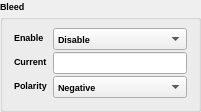
  <widget class="QGroupBox" name="bleed">
   <property name="geometry">
    <rect>
     <x>580</x>
     <y>280</y>
     <width>201</width>
     <height>91</height>
    </rect>
   </property>
   <property name="font">
    <font>
     <family>Microsoft YaHei UI</family>
     <pointsize>7</pointsize>
     <weight>75</weight>
     <bold>true</bold>
    </font>
   </property>
   <property name="title">
    <string>Bleed</string>
   </property>
   <layout class="QVBoxLayout" name="verticalLayout_10">
    <item>
     <layout class="QFormLayout" name="bleedLayout">
      <property name="horizontalSpacing">
       <number>6</number>
      </property>
      <property name="verticalSpacing">
       <number>2</number>
      </property>
      <item row="0" column="0">
       <widget class="QLabel" name="enableLabel_bleed">
        <property name="text">
         <string>Enable</string>
        </property>
       </widget>
      </item>
      <item row="0" column="1">
       <widget class="QComboBox" name="enableLineEdit_bleed">
        <item>
         <property name="text">
          <string>Disable</string>
         </property>
        </item>
        <item>
         <property name="text">
          <string>Enable</string>
         </property>
        </item>
       </widget>
      </item>
      <item row="1" column="0">
       <widget class="QLabel" name="currentLabel">
        <property name="text">
         <string>Current</string>
        </property>
       </widget>
      </item>
      <item row="1" column="1">
       <widget class="QLineEdit" name="currentLineEdit"/>
      </item>
      <item row="2" column="0">
       <widget class="QLabel" name="polarityLabel">
        <property name="text">
         <string>Polarity</string>
        </property>
       </widget>
      </item>
      <item row="2" column="1">
       <widget class="QComboBox" name="polarityComboBox">
        <item>
         <property name="text">
          <string>Negative</string>
         </property>
        </item>
        <item>
         <property name="text">
          <string>Positive</string>
         </property>
        </item>
       </widget>
      </item>
     </layout>
    </item>
   </layout>
  </widget>
